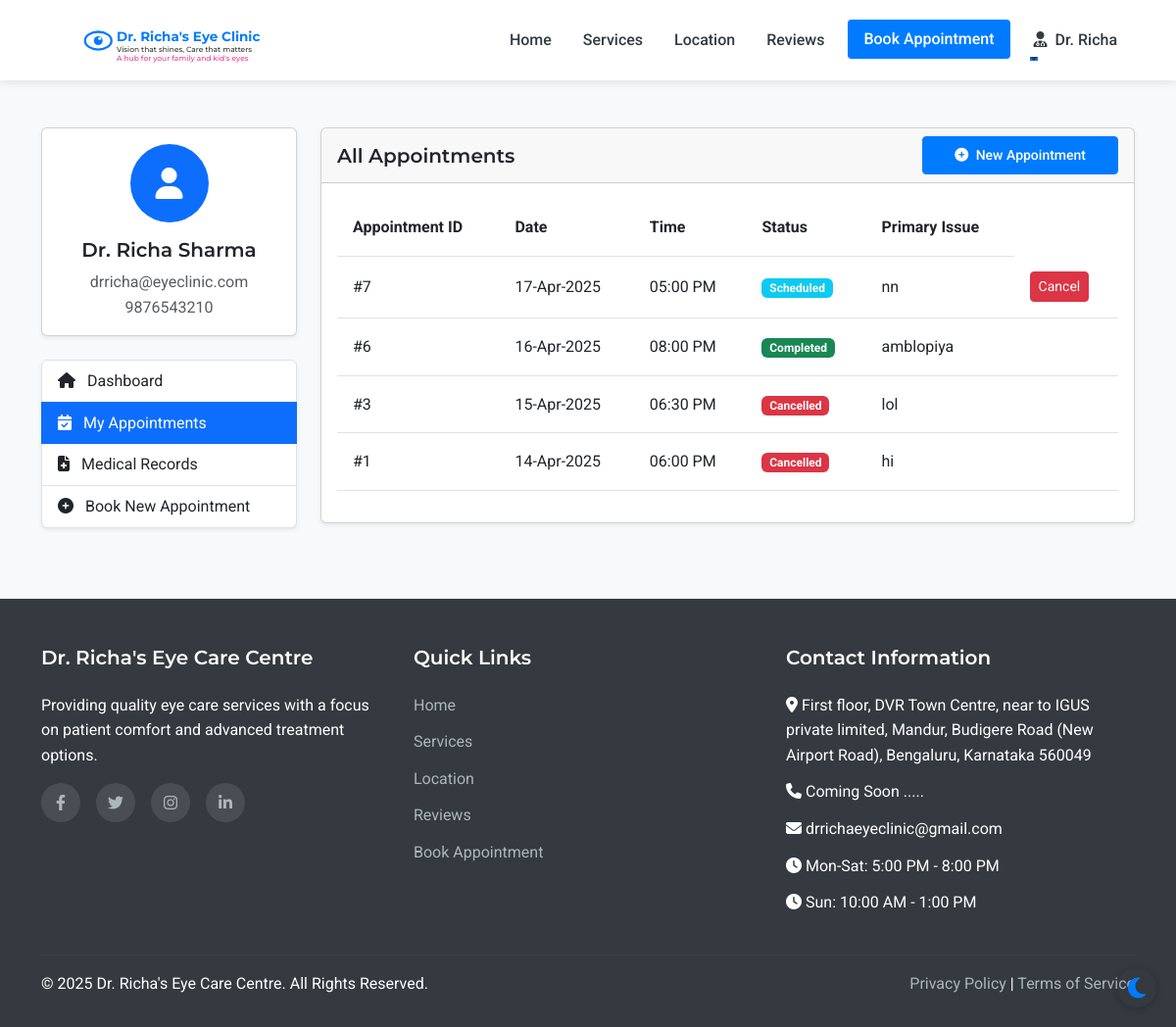
Before: /patient/appointments (signed in) with the older database file.
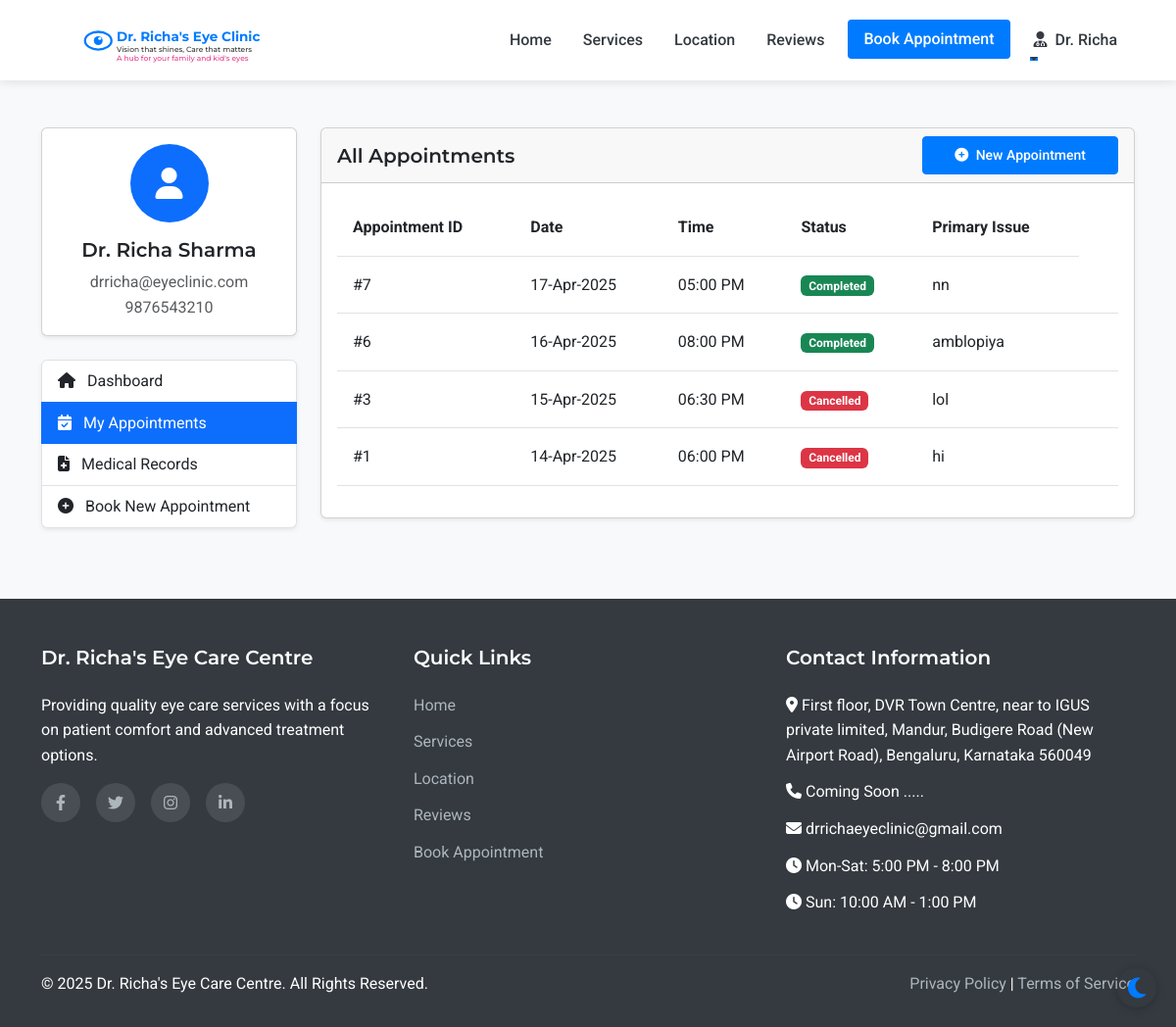
After: the same page with the newer database file.
### models.py (models this page shows, shortened)
class Appointment(db.Model):
    id = db.Column(db.Integer, primary_key=True)
    patient_id = db.Column(db.Integer, db.ForeignKey('patient.id'), nullable=False)
    appointment_date = db.Column(db.Date, nullable=False)
    appointment_time = db.Column(db.Time, nullable=False)
    primary_issue = db.Column(db.Text, nullable=True)
    referral_info = db.Column(db.String(255), nullable=True)
    status = db.Column(db.String(20), default='scheduled')  # scheduled, completed, cancelled
    created_at = db.Column(db.DateTime, default=datetime.utcnow)
    consultation_fee = db.Column(db.Float, nullable=False, default=500.0)
    payment_status = db.Column(db.String(20), default='pending')  # pending, paid

### routes.py (the view)
@app.route('/patient/appointments')
@login_required
def patient_appointments():
    appointments = Appointment.query.filter_by(patient_id=current_user.id).order_by(desc(Appointment.appointment_date)).all()
    form = FlaskForm()
    return render_template('patient/appointments.html', appointments=appointments, form=form)

### app.py (called while the page is built)
@login_manager.user_loader
def load_user(user_id):
    from models import Doctor, Assistant, Admin, Patient
    try:
        if user_id.startswith('doctor_'):
            return Doctor.query.get(int(user_id.split('_')[1]))
        elif user_id.startswith('assistant_'):
            return Assistant.query.get(int(user_id.split('_')[1]))
        elif user_id.startswith('admin_'):
            return Admin.query.get(int(user_id.split('_')[1]))
        else:
            return Patient.query.get(int(user_id))
    except (ValueError, AttributeError):
        return None

### routes.py (called while the page is built)
@app.context_processor
def inject_now():
    return {'now': datetime.now()}

### templates/patient/appointments.html (shortened to what the changed rows need)
{% extends 'layout.html' %}
{% block content %}
<section class="py-5 bg-light">
    <div class="container">
        <div class="row">
            <div class="col-lg-9">
                <div class="card shadow-sm mb-4">
                    <div class="card-body">
                        {% if appointments %}
                            <div class="table-responsive">
                                <table class="table table-hover">
                                    <thead>
                                        <tr>
                                            <th>Appointment ID</th>
                                            <th>Date</th>
                                            <th>Time</th>
                                            <th>Status</th>
                                            <th>Primary Issue</th>
                                        </tr>
                                    </thead>
                                    <tbody>
                                        {% for appointment in appointments %}
                                            <tr>
                                                <td>#{{ appointment.id }}</td>
                                                <td>{{ appointment.appointment_date.strftime('%d-%b-%Y') }}</td>
                                                <td>{{ appointment.appointment_time.strftime('%I:%M %p') }}</td>
                                                <td>
                                                    {% if appointment.status == 'scheduled' %}
                                                        <span class="badge bg-info">Scheduled</span>
                                                    {% elif appointment.status == 'completed' %}
                                                        <span class="badge bg-success">Completed</span>
                                                    {% elif appointment.status == 'cancelled' %}
                                                        <span class="badge bg-danger">Cancelled</span>
                                                    {% else %}
                                                        <span class="badge bg-secondary">{{ appointment.status }}</span>
                                                    {% endif %}
                                                </td>
                                                <td>{{ appointment.primary_issue or 'Not specified' }}</td>
                                                <td>
                                                    {% if appointment.status == 'scheduled' %}
                                                        <form method="POST" action="{{ url_for('patient_cancel_appointment', appointment_id=appointment.id) }}" style="display: inline;">
                                                            <button type="submit" class="btn btn-sm btn-danger" onclick="return confirm('Are you sure you want to cancel this appointment?')">Cancel</button>
                                                        </form>
                                                    {% endif %}
                                                </td>
                                            </tr>
                                        {% endfor %}
                                    </tbody>
                                </table>
                            </div>
                        {% else %}
                            <div class="text-center p-4">
                                <p class="text-muted mb-3">You don't have any appointments yet.</p>
                                <a href="{{ url_for('appointment') }}" class="btn btn-primary">Book Your First Appointment</a>
                            </div>
                        {% endif %}
                    </div>
                </div>
            </div>
        </div>
    </div>
</section>
{% endblock %}

Changed rows visible on the page:
changed Appointment "17-Apr-2025": status "Scheduled Cancel" → "Completed"
